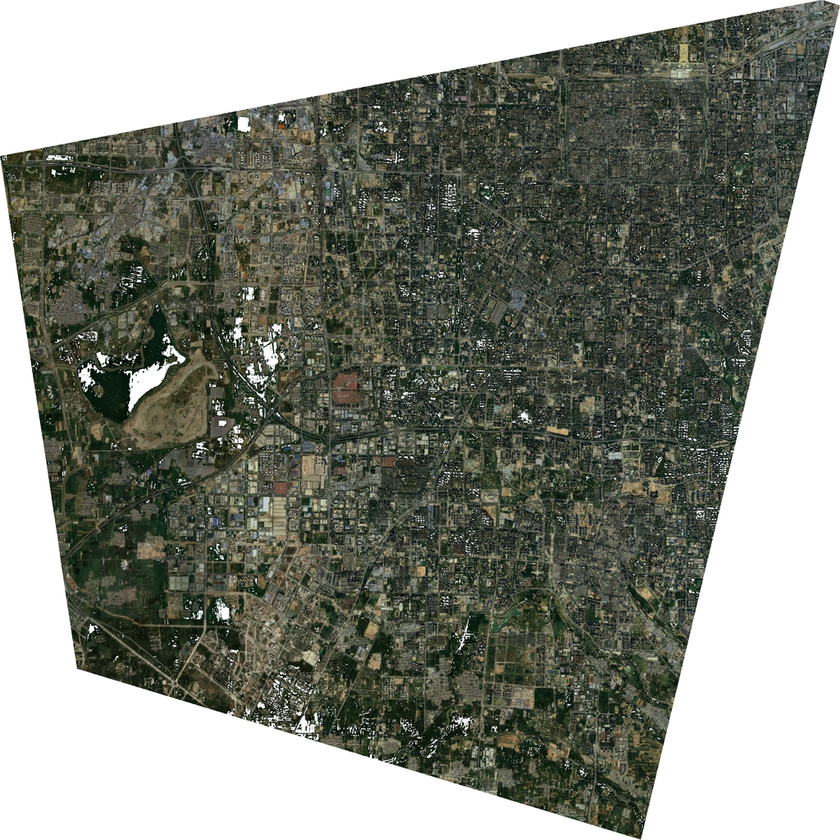
#> input picture changedetection/datasets/data/mua/test/T2/0003.png, 840 x 840 px, shrunk from 1024 x 1024 before the run, found by its file name
$ python confirm_png.py
#> lines starting #> are read from the running program, lines starting #| are printed output that depends on the picture; long printed decimals are rounded
from PIL import Image
import numpy as np

def compare_images(image1_path, image2_path):
    """
    比较两幅图像的属性和内容。

    参数:
    - image1_path (str): 第一组图像路径（参考图像）。
    - image2_path (str): 第二组图像路径（待验证图像）。

    输出:
    打印两幅图像的分辨率、通道数、像素值范围、以及像素差异统计。
    """
    # 加载图像
    image1 = Image.open(image1_path)
#> image1 is the input picture: PIL image 840x840 RGB; mean R, G, B 130.9, 134.4, 124.8
    image2 = Image.open(image2_path)
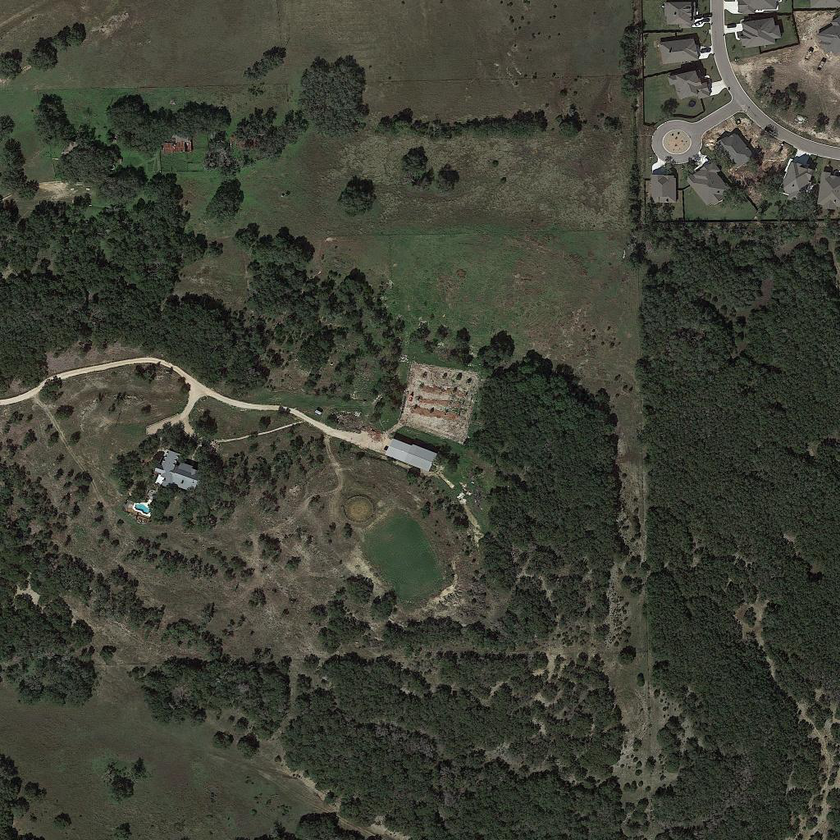
#> input picture changedetection/datasets/data/mua/test/T2/test_1.png, 840 x 840 px, shrunk from 1024 x 1024 before the run, found by its file name
#> image2 is the input picture: PIL image 840x840 RGB; mean R, G, B 62.6, 64.6, 53.2

    # 检查分辨率
    print(f"图像1分辨率: {image1.size}, 图像2分辨率: {image2.size}")
#| 图像1分辨率: (840, 840), 图像2分辨率: (840, 840)

    # 检查通道模式
    print(f"图像1模式: {image1.mode}, 图像2模式: {image2.mode}")
#| 图像1模式: RGB, 图像2模式: RGB

    # 转换为 numpy 数组
    array1 = np.array(image1)
    array2 = np.array(image2)

    # 检查像素值范围
    print(f"图像1像素值范围: {array1.min()} - {array1.max()}")
#| 图像1像素值范围: 0 - 255
    print(f"图像2像素值范围: {array2.min()} - {array2.max()}")
#| 图像2像素值范围: 0 - 255

    # 确保尺寸一致
    if array1.shape != array2.shape:
        print("图像尺寸不同，无法直接比较内容！")
        return

    # 计算像素差异
    diff = np.abs(array1 - array2)
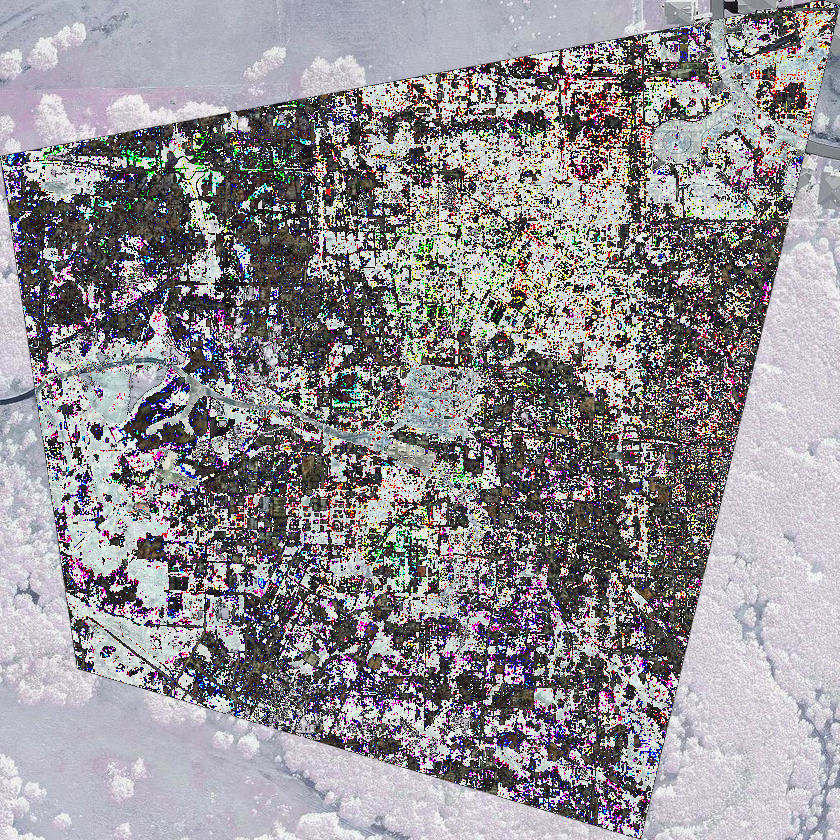
#> diff: shape (840, 840, 3); mean R, G, B 147.1, 143, 148.1
    print(f"像素差异最大值: {diff.max()}, 像素差异最小值: {diff.min()}")
#| 像素差异最大值: 255, 像素差异最小值: 0
    print(f"像素差异均值: {diff.mean()}, 像素差异中位数: {np.median(diff)}")
#| 像素差异均值: 146.084, 像素差异中位数: 187.0

    # 是否完全相同
    if np.all(diff == 0):
        print("两幅图像完全相同！")
    else:
        print("两幅图像存在差异！")


# 示例用法
image1_path = "/home/iris/PycharmProjects/MambaCD/changedetection/datasets/data/mua/test/T2/0003.png"  # 第一组图像路径
image2_path = "/home/iris/PycharmProjects/MambaCD/changedetection/datasets/data/mua/test/T2/test_1.png"  # 第二组图像路径

compare_images(image1_path, image2_path)
